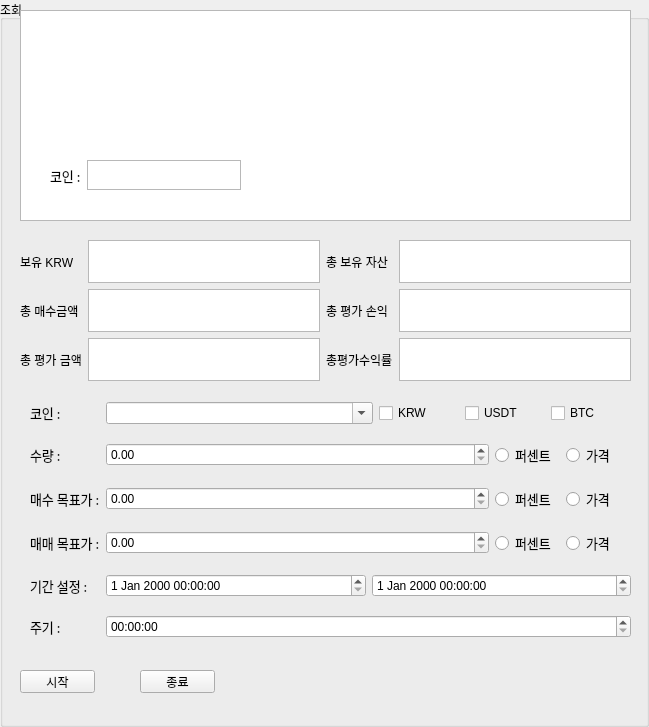
<?xml version="1.0" encoding="UTF-8"?>
<ui version="4.0">
 <class>GroupBox</class>
 <widget class="QGroupBox" name="GroupBox">
  <property name="geometry">
   <rect>
    <x>0</x>
    <y>0</y>
    <width>649</width>
    <height>727</height>
   </rect>
  </property>
  <property name="windowTitle">
   <string>GroupBox</string>
  </property>
  <property name="title">
   <string>조회</string>
  </property>
  <widget class="QWidget" name="verticalLayoutWidget">
   <property name="geometry">
    <rect>
     <x>20</x>
     <y>390</y>
     <width>611</width>
     <height>261</height>
    </rect>
   </property>
   <layout class="QVBoxLayout" name="verticalLayout">
    <item>
     <layout class="QHBoxLayout" name="horizontalLayout_coinType">
      <item>
       <widget class="QLabel" name="label_11">
        <property name="maximumSize">
         <size>
          <width>80</width>
          <height>16777215</height>
         </size>
        </property>
        <property name="font">
         <font>
          <family>나눔바른고딕</family>
          <pointsize>10</pointsize>
         </font>
        </property>
        <property name="text">
         <string>코인 :</string>
        </property>
        <property name="textFormat">
         <enum>Qt::AutoText</enum>
        </property>
        <property name="indent">
         <number>10</number>
        </property>
       </widget>
      </item>
      <item>
       <widget class="QComboBox" name="singleOrderItems">
        <property name="toolTip">
         <string>KRW만지원합니다</string>
        </property>
        <property name="editable">
         <bool>true</bool>
        </property>
        <property name="currentText">
         <string notr="true"/>
        </property>
       </widget>
      </item>
      <item>
       <widget class="QCheckBox" name="fiatKRW">
        <property name="enabled">
         <bool>true</bool>
        </property>
        <property name="maximumSize">
         <size>
          <width>80</width>
          <height>16777215</height>
         </size>
        </property>
        <property name="toolTip">
         <string>KRW마켓을 보여줍니다</string>
        </property>
        <property name="text">
         <string>KRW</string>
        </property>
       </widget>
      </item>
      <item>
       <widget class="QCheckBox" name="fiatUSDT">
        <property name="maximumSize">
         <size>
          <width>80</width>
          <height>16777215</height>
         </size>
        </property>
        <property name="toolTip">
         <string>USDT 마켓을 보여줍니다</string>
        </property>
        <property name="text">
         <string>USDT</string>
        </property>
       </widget>
      </item>
      <item>
       <widget class="QCheckBox" name="fiatBTC">
        <property name="maximumSize">
         <size>
          <width>80</width>
          <height>16777215</height>
         </size>
        </property>
        <property name="toolTip">
         <string>BTC 마켓을 보여줍니다</string>
        </property>
        <property name="text">
         <string>BTC</string>
        </property>
       </widget>
      </item>
     </layout>
    </item>
    <item>
     <layout class="QHBoxLayout" name="horizontalLayout_coinPrice">
      <item>
       <widget class="QLabel" name="label_3">
        <property name="maximumSize">
         <size>
          <width>80</width>
          <height>16777215</height>
         </size>
        </property>
        <property name="font">
         <font>
          <family>나눔바른고딕</family>
          <pointsize>10</pointsize>
         </font>
        </property>
        <property name="text">
         <string>수량 :</string>
        </property>
        <property name="textFormat">
         <enum>Qt::AutoText</enum>
        </property>
        <property name="indent">
         <number>10</number>
        </property>
       </widget>
      </item>
      <item>
       <widget class="QDoubleSpinBox" name="doubleSpinBox_coinCount"/>
      </item>
      <item>
       <widget class="QRadioButton" name="radioButton_coinCount_percent">
        <property name="maximumSize">
         <size>
          <width>65</width>
          <height>16777215</height>
         </size>
        </property>
        <property name="baseSize">
         <size>
          <width>0</width>
          <height>0</height>
         </size>
        </property>
        <property name="font">
         <font>
          <family>나눔바른고딕</family>
          <pointsize>10</pointsize>
         </font>
        </property>
        <property name="toolTip">
         <string>BTC 마켓을 보여줍니다</string>
        </property>
        <property name="text">
         <string>퍼센트</string>
        </property>
       </widget>
      </item>
      <item>
       <widget class="QRadioButton" name="radioButton_coinCount_price">
        <property name="maximumSize">
         <size>
          <width>65</width>
          <height>16777215</height>
         </size>
        </property>
        <property name="font">
         <font>
          <family>나눔바른고딕</family>
          <pointsize>10</pointsize>
         </font>
        </property>
        <property name="toolTip">
         <string>USDT 마켓을 보여줍니다</string>
        </property>
        <property name="text">
         <string>가격</string>
        </property>
       </widget>
      </item>
     </layout>
    </item>
    <item>
     <layout class="QHBoxLayout" name="horizontalLayout_buyPrice">
      <item>
       <widget class="QLabel" name="label_2">
        <property name="maximumSize">
         <size>
          <width>80</width>
          <height>16777215</height>
         </size>
        </property>
        <property name="font">
         <font>
          <family>나눔바른고딕</family>
          <pointsize>10</pointsize>
         </font>
        </property>
        <property name="text">
         <string>매수 목표가 :</string>
        </property>
        <property name="textFormat">
         <enum>Qt::AutoText</enum>
        </property>
        <property name="indent">
         <number>10</number>
        </property>
       </widget>
      </item>
      <item>
       <widget class="QDoubleSpinBox" name="doubleSpinBox_buyPrice"/>
      </item>
      <item>
       <widget class="QRadioButton" name="radioButton_buyPrice_percent">
        <property name="maximumSize">
         <size>
          <width>65</width>
          <height>16777215</height>
         </size>
        </property>
        <property name="baseSize">
         <size>
          <width>0</width>
          <height>0</height>
         </size>
        </property>
        <property name="font">
         <font>
          <family>나눔바른고딕</family>
          <pointsize>10</pointsize>
         </font>
        </property>
        <property name="toolTip">
         <string>BTC 마켓을 보여줍니다</string>
        </property>
        <property name="text">
         <string>퍼센트</string>
        </property>
       </widget>
      </item>
      <item>
       <widget class="QRadioButton" name="radioButton_buyPrice_price">
        <property name="maximumSize">
         <size>
          <width>65</width>
          <height>16777215</height>
         </size>
        </property>
        <property name="font">
         <font>
          <family>나눔바른고딕</family>
          <pointsize>10</pointsize>
         </font>
        </property>
        <property name="toolTip">
         <string>USDT 마켓을 보여줍니다</string>
        </property>
        <property name="text">
         <string>가격</string>
        </property>
       </widget>
      </item>
     </layout>
    </item>
    <item>
     <layout class="QHBoxLayout" name="horizontalLayout_sellPrice">
      <item>
       <widget class="QLabel" name="label">
        <property name="maximumSize">
         <size>
          <width>80</width>
          <height>16777215</height>
         </size>
        </property>
        <property name="font">
         <font>
          <family>나눔바른고딕</family>
          <pointsize>10</pointsize>
         </font>
        </property>
        <property name="text">
         <string>매매 목표가 :</string>
        </property>
        <property name="textFormat">
         <enum>Qt::AutoText</enum>
        </property>
        <property name="indent">
         <number>10</number>
        </property>
       </widget>
      </item>
      <item>
       <widget class="QDoubleSpinBox" name="doubleSpinBox_sellPrice"/>
      </item>
      <item>
       <widget class="QRadioButton" name="radioButton_sellPrice_percent">
        <property name="maximumSize">
         <size>
          <width>65</width>
          <height>16777215</height>
         </size>
        </property>
        <property name="baseSize">
         <size>
          <width>0</width>
          <height>0</height>
         </size>
        </property>
        <property name="font">
         <font>
          <family>나눔바른고딕</family>
          <pointsize>10</pointsize>
         </font>
        </property>
        <property name="toolTip">
         <string>BTC 마켓을 보여줍니다</string>
        </property>
        <property name="text">
         <string>퍼센트</string>
        </property>
       </widget>
      </item>
      <item>
       <widget class="QRadioButton" name="radioButton_sellPrice_price">
        <property name="maximumSize">
         <size>
          <width>65</width>
          <height>16777215</height>
         </size>
        </property>
        <property name="font">
         <font>
          <family>나눔바른고딕</family>
          <pointsize>10</pointsize>
         </font>
        </property>
        <property name="toolTip">
         <string>USDT 마켓을 보여줍니다</string>
        </property>
        <property name="text">
         <string>가격</string>
        </property>
       </widget>
      </item>
     </layout>
    </item>
    <item>
     <layout class="QHBoxLayout" name="horizontalLayout_Period">
      <item>
       <widget class="QLabel" name="label_10">
        <property name="maximumSize">
         <size>
          <width>80</width>
          <height>16777215</height>
         </size>
        </property>
        <property name="font">
         <font>
          <family>나눔바른고딕</family>
          <pointsize>10</pointsize>
         </font>
        </property>
        <property name="text">
         <string>기간 설정 :</string>
        </property>
        <property name="textFormat">
         <enum>Qt::AutoText</enum>
        </property>
        <property name="indent">
         <number>10</number>
        </property>
       </widget>
      </item>
      <item>
       <widget class="QDateTimeEdit" name="dateTimeEdit_startTime"/>
      </item>
      <item>
       <widget class="QDateTimeEdit" name="dateTimeEdit_endTime"/>
      </item>
     </layout>
    </item>
    <item>
     <layout class="QHBoxLayout" name="horizontalLayout_interval">
      <item>
       <widget class="QLabel" name="label_12">
        <property name="maximumSize">
         <size>
          <width>80</width>
          <height>16777215</height>
         </size>
        </property>
        <property name="font">
         <font>
          <family>나눔바른고딕</family>
          <pointsize>10</pointsize>
         </font>
        </property>
        <property name="text">
         <string>주기 :</string>
        </property>
        <property name="textFormat">
         <enum>Qt::AutoText</enum>
        </property>
        <property name="indent">
         <number>10</number>
        </property>
       </widget>
      </item>
      <item>
       <widget class="QTimeEdit" name="timeEdit_check_interval"/>
      </item>
     </layout>
    </item>
   </layout>
  </widget>
  <widget class="QTextBrowser" name="textBrowser">
   <property name="geometry">
    <rect>
     <x>20</x>
     <y>10</y>
     <width>611</width>
     <height>211</height>
    </rect>
   </property>
  </widget>
  <widget class="QPushButton" name="btn_stop">
   <property name="geometry">
    <rect>
     <x>140</x>
     <y>670</y>
     <width>75</width>
     <height>23</height>
    </rect>
   </property>
   <property name="text">
    <string>종료</string>
   </property>
  </widget>
  <widget class="QWidget" name="gridLayoutWidget">
   <property name="geometry">
    <rect>
     <x>20</x>
     <y>240</y>
     <width>611</width>
     <height>141</height>
    </rect>
   </property>
   <layout class="QGridLayout" name="gridLayout">
    <item row="3" column="2">
     <widget class="QLabel" name="label_9">
      <property name="text">
       <string>총평가수익률</string>
      </property>
     </widget>
    </item>
    <item row="3" column="1">
     <widget class="QTextBrowser" name="textBrowser_total_evaluated_price"/>
    </item>
    <item row="2" column="3">
     <widget class="QTextBrowser" name="textBrowser_total_valuation"/>
    </item>
    <item row="3" column="3">
     <widget class="QTextBrowser" name="textBrowser_total_earning_percent"/>
    </item>
    <item row="1" column="3">
     <widget class="QTextBrowser" name="textBrowser_total_asset"/>
    </item>
    <item row="2" column="2">
     <widget class="QLabel" name="label_7">
      <property name="text">
       <string>총 평가 손익</string>
      </property>
     </widget>
    </item>
    <item row="2" column="1">
     <widget class="QTextBrowser" name="textBrowser_tootal_buy_price"/>
    </item>
    <item row="1" column="2">
     <widget class="QLabel" name="label_5">
      <property name="text">
       <string>총 보유 자산</string>
      </property>
     </widget>
    </item>
    <item row="2" column="0">
     <widget class="QLabel" name="label_6">
      <property name="text">
       <string>총 매수금액</string>
      </property>
     </widget>
    </item>
    <item row="1" column="1">
     <widget class="QTextBrowser" name="textBrowser_current_money"/>
    </item>
    <item row="1" column="0">
     <widget class="QLabel" name="label_4">
      <property name="text">
       <string>보유 KRW</string>
      </property>
     </widget>
    </item>
    <item row="3" column="0">
     <widget class="QLabel" name="label_8">
      <property name="text">
       <string>총 평가 금액</string>
      </property>
     </widget>
    </item>
   </layout>
  </widget>
  <widget class="QWidget" name="layoutWidget">
   <property name="geometry">
    <rect>
     <x>40</x>
     <y>150</y>
     <width>201</width>
     <height>51</height>
    </rect>
   </property>
   <layout class="QHBoxLayout" name="horizontalLayout_" stretch="0,0">
    <property name="rightMargin">
     <number>0</number>
    </property>
    <property name="bottomMargin">
     <number>0</number>
    </property>
    <item>
     <widget class="QLabel" name="label_13">
      <property name="maximumSize">
       <size>
        <width>80</width>
        <height>16777215</height>
       </size>
      </property>
      <property name="font">
       <font>
        <family>나눔바른고딕</family>
        <pointsize>10</pointsize>
       </font>
      </property>
      <property name="text">
       <string>코인 :</string>
      </property>
      <property name="textFormat">
       <enum>Qt::AutoText</enum>
      </property>
      <property name="indent">
       <number>10</number>
      </property>
     </widget>
    </item>
    <item>
     <widget class="QTextBrowser" name="textBrowser_TargetCoinPrice">
      <property name="maximumSize">
       <size>
        <width>16777215</width>
        <height>30</height>
       </size>
      </property>
     </widget>
    </item>
   </layout>
  </widget>
  <widget class="QPushButton" name="btn_start">
   <property name="geometry">
    <rect>
     <x>20</x>
     <y>670</y>
     <width>75</width>
     <height>23</height>
    </rect>
   </property>
   <property name="text">
    <string>시작</string>
   </property>
  </widget>
 </widget>
 <resources/>
 <connections/>
</ui>
